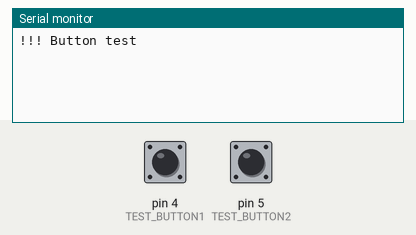
Simulated run of this sketch. Board: Arduino Uno, built with avr-gcc and run on an emulated ATmega328P. Parts: the last lines printed to the serial monitor. The test bench sets the inputs (shaded band); at power-on: pin 4 (TEST_BUTTON1) LOW, pin 5 (TEST_BUTTON2) LOW.

Above: at 1.2 s.
1.3 s: pin 4 (TEST_BUTTON1) pulled HIGH for 0.15 s
At 1.9 s:
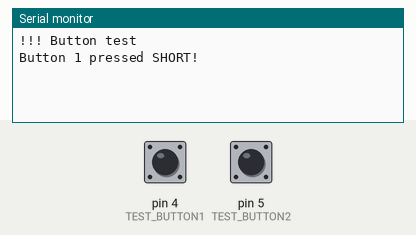
2.9 s: pin 5 (TEST_BUTTON2) pulled HIGH for 3.2 s
At 5.8 s:
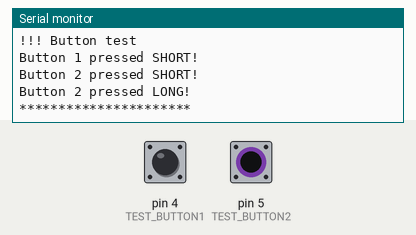
7.6 s: pin 4 (TEST_BUTTON1) pulled HIGH for 3.2 s
At 9.0 s:
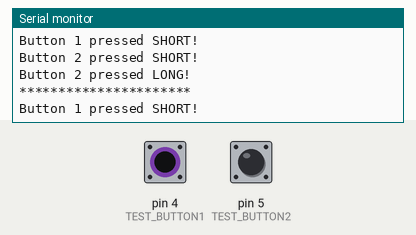

Measured:
- after the input at 1.3 s, the serial monitor: prints a new line after 0.10 s (image 1)
- after the input at 2.9 s, the serial monitor: prints a new line after 0.10 s (image 2)
- after the input at 7.6 s, the serial monitor: prints a new line after 0.10 s (image 3)

The sketch:

arduino_uno_wifi_-_buttons_short_press_long_press.ino
```cpp
#include "src/Button/Button.h"

// setari
#define TEST_BUTTON1 4          // D5
#define TEST_BUTTON2 5          // D6
#define SERIAL_BAUDRATE 115200  // indeajuns de rapid

Button testButton(TEST_BUTTON1);
Button pairingButton(TEST_BUTTON2);

void setup() {
	Serial.begin(SERIAL_BAUDRATE);

	// setup test buttons
	testButton.setDebounceTimeShort(100);
	testButton.setDebounceTimeLong(2000);

	pairingButton.setDebounceTimeShort(100);
	pairingButton.setDebounceTimeLong(2000);

	Serial.println("!!! Button test");
}

void loop() {
	if (testButton.isPressedShort()) {
		Serial.println("Button 1 pressed SHORT!");
	}
	if (testButton.isPressedLong()) {
		Serial.println("Button 1 pressed LONG!");
		Serial.println("**********************");
	}
	if (pairingButton.isPressedShort()) {
		Serial.println("Button 2 pressed SHORT!");
	}
	if (pairingButton.isPressedLong()) {
		Serial.println("Button 2 pressed LONG!");
		Serial.println("**********************");
	}

	testButton.run();
	pairingButton.run();
}
```

Button.cpp
```cpp
#include "Button.h"

Button::Button(uint8_t p_pin) : _buttonPin(p_pin) {
	pinMode(_buttonPin, INPUT);
}

bool Button::isPressedShort() {
	return _buttonIsPressedShort;
}

bool Button::isPressedLong() {
	return _buttonIsPressedLong;
}

void Button::setDebounceTimeShort(uint16_t p_time) {
	_debounceTimeShort = p_time;
}

void Button::setDebounceTimeLong(uint16_t p_time) {
	_debounceTimeLong = p_time;
}

void Button::run() {
	unsigned long millisec = millis();
	uint8_t reading = digitalRead(_buttonPin);

	// short press
	_buttonIsPressedShort = false;

	if (reading != _lastStateShort) {
		_timeNowShort = millisec;
	}

	if (reading == BUTTON_PUSHED && (millisec - _timeNowShort) > _debounceTimeShort) {
		if (!_ignoreReadingShort) {
			_buttonIsPressedShort = true;
			_ignoreReadingShort = true;
		}
	} else {
		_ignoreReadingShort = false;
	}
	_lastStateShort = reading;

	// long press
	_buttonIsPressedLong = false;

	if (reading != _lastStateLong) {
		_timeNowLong = millisec;
	}
	if (reading == BUTTON_PUSHED && (millisec - _timeNowLong) > _debounceTimeLong) {
		if (!_ignoreReadingLong) {
			_buttonIsPressedLong = true;
			_ignoreReadingLong = true;
		}
	} else {
		_ignoreReadingLong = false;
	}
	_lastStateLong = reading;
}
```

Button.h
```cpp
#ifndef BUTTON_H
#define BUTTON_H

#include <Arduino.h>

#define BUTTON_PUSHED              HIGH
#define BUTTON_RELEASED            LOW
#define BUTTON_DEBOUNCE_TIME_SHORT 300 // in milliseconds
#define BUTTON_DEBOUNCE_TIME_LONG  1000 // in milliseconds

class Button {
public:
	Button(uint8_t p_pin);
	void run();
	bool isPressedShort();
	bool isPressedLong();
	void setDebounceTimeShort(uint16_t p_time);
	void setDebounceTimeLong(uint16_t p_time);
private:
	uint8_t _buttonPin;
	uint16_t _debounceTimeShort = BUTTON_DEBOUNCE_TIME_SHORT;
	uint16_t _debounceTimeLong = BUTTON_DEBOUNCE_TIME_LONG;
	uint8_t _lastStateShort = BUTTON_RELEASED;
	uint8_t _lastStateLong = BUTTON_RELEASED;
	unsigned long _timeNowShort = 0;
	unsigned long _timeNowLong = 0;
	bool _buttonIsPressedShort = false;
	bool _buttonIsPressedLong = false;
	bool _ignoreReadingShort = false; // to trigger button pressed event only once (until it gets released)
	bool _ignoreReadingLong = false; // to trigger button pressed event only once (until it gets released)
};

#endif
```
